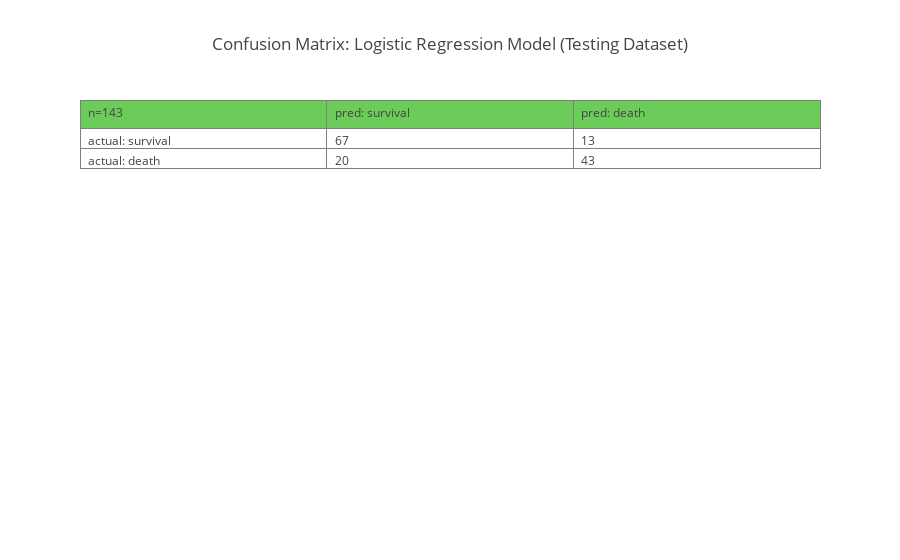

The notebook cell this image was saved under:
### Code cell
# Display the confusion matrix as a formatted table with Plotly
trace = go.Table(
    header=dict(values=cm.columns,
                line = dict(color='#7D7F80'),
                fill = dict(color=Viridis[55]),
                align = ['left'] * 5),
    cells=dict(values=[cm[f'n={len(y_test)}'], cm['pred: survival'], cm['pred: death']],
               line = dict(color='#7D7F80'),
               fill = dict(color='white'),
               align = ['left'] * 5))

layout = go.Layout(
    title = f'Confusion Matrix: Logistic Regression Model (Testing Dataset)'
)

data = [trace]
fig = dict(data=data, layout=layout)
iplot(fig)

### Figure 1 — Plotly figure (JSON) as saved in the notebook; plotly's stock layout.template omitted (floating-point values rounded to 4 significant figures)
{"data": [{"cells": {"align": ["left", "left", "left", "left", "left"], "fill": {"color": "white"}, "line": {"color": "#7D7F80"}, "values": [["actual: survival", "actual: death"], [67, 20], [13, 43]]}, "header": {"align": ["left", "left", "left", "left", "left"], "fill": {"color": "#6bcc5a"}, "line": {"color": "#7D7F80"}, "values": ["n=143", "pred: survival", "pred: death"]}, "type": "table", "uid": "0015ff13-f78e-4d01-ad1e-3e52592cfd81"}], "layout": {"title": {"text": "Confusion Matrix: Logistic Regression Model (Testing Dataset)"}}}
